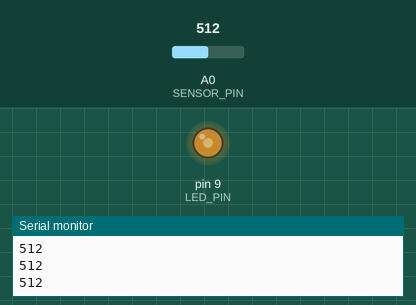
Recording of a sketch running on a simulated Arduino Uno, built with avr-gcc and run on an emulated ATmega328P. Parts: output pins drawn as LEDs (lit = HIGH), the last lines printed to the serial monitor. The test bench sets the inputs (shaded band); at power-on: A0 (SENSOR_PIN) = 512.

Above: at 1.2 s.
1.3 s: A0 (SENSOR_PIN) set to 716
At 2.2 s:
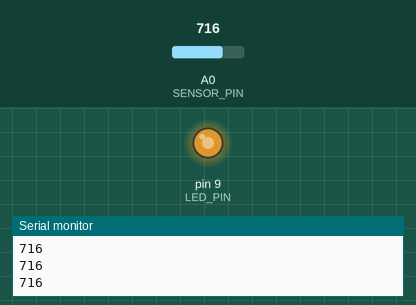
2.8 s: A0 (SENSOR_PIN) set to 900
At 3.4 s:
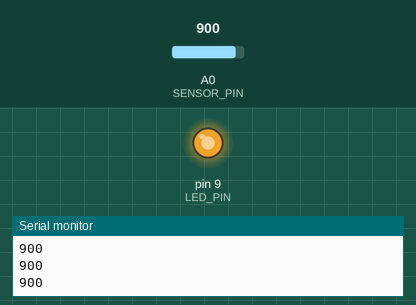
4.3 s: A0 (SENSOR_PIN) set to 122
At 5.5 s:
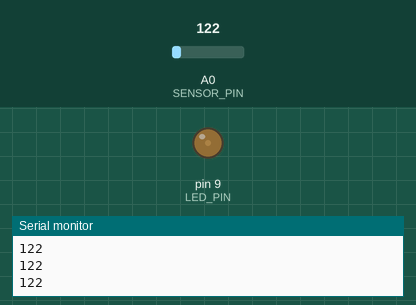
5.8 s: A0 (SENSOR_PIN) set to 0
At 6.8 s:
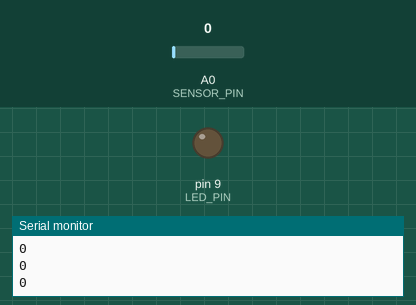
7.3 s: A0 (SENSOR_PIN) set to 511
At 8.0 s:
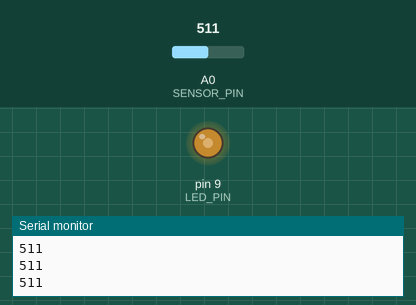
Timing chart, 0 to 9.8 s (numbered marks = the images above; inputs shaded):
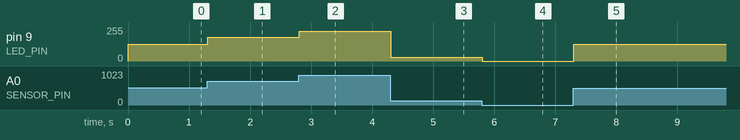

The sketch:

Part_6_Photoresistor.ino
```cpp
/******************************************************************************
 *
 *	Filename:		Part_6_Photoresistor.ino
 *
 *	Description:	Use a photoresistor (light sensor) to control an LED's
 *					brightness.
 *
 *	New Hardware:	photoresistor
 *	New Software:	ADC
 *
 *****************************************************************************/

#define SENSOR_PIN		0		// pin with light sensor attached
#define LED_PIN			9		// pin with LED attached

int lightLevel;					// how much light we've detected
int high = 0;					// highest level of light we've detected
int low = 1023;					// lowest level of light we've detected

// This function runs once, when the code starts.
void setup()
{
	// We'll set up the LED pin to be an output.
	// (We don't need to do anything special to use the analog input.)
	pinMode(LED_PIN, OUTPUT);

	// Set up the serial port.
	Serial.begin(9600);
}

// This function runs repeatedly forever.
void loop()
{
	// Measure the voltage coming from the light sensor.
	// "lightLevel" is a number between 0 and 1023.
	lightLevel = analogRead(SENSOR_PIN);

	// Show the light level.
	Serial.println(lightLevel);

	// Change the range to between 0 and 255.  There are 3 ways to do this:

	// GOOD:
	lightLevel = map(lightLevel, 0, 1023, 0, 255);

	// BETTER:
//	lightLevel = map(lightLevel, 100, 700, 0, 255);

	// BEST:
/*	if (lightLevel < low)				// If a new low value is read...
	{
		low = lightLevel;				// Remember it.
	}
	if (lightLevel > high)				// If a new high value is read...
	{
		high = lightLevel;				// Remember it.
	}
	lightLevel = map(lightLevel, low+30, high-30, 0, 255);
*/
	// Clip out any numbers that are smaller than 0 or larger than 255.
	lightLevel = constrain(lightLevel, 0, 255);

	// Adjust the brightness of the LED.
	analogWrite(LED_PIN, lightLevel);

	// Make a night-light instead.
//	analogWrite(LED_PIN, 255 - lightLevel);
}
```

Measured:
- after the input at 1.3 s, pin 9 (LED_PIN): 127/255 → 178/255 at once
- after the input at 2.8 s, pin 9 (LED_PIN): 178/255 → 224/255 at once
- after the input at 4.3 s, pin 9 (LED_PIN): 224/255 → 30/255 at once
- after the input at 5.8 s, pin 9 (LED_PIN): 30/255 → 0/255 at once
- after the input at 7.3 s, pin 9 (LED_PIN): 0/255 → 127/255 at once
